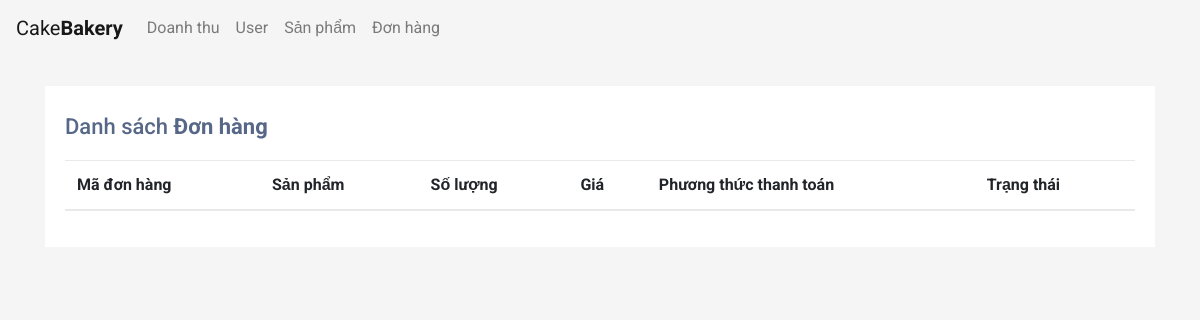
The app's page /admin.php?controller=adminOrder, older data.
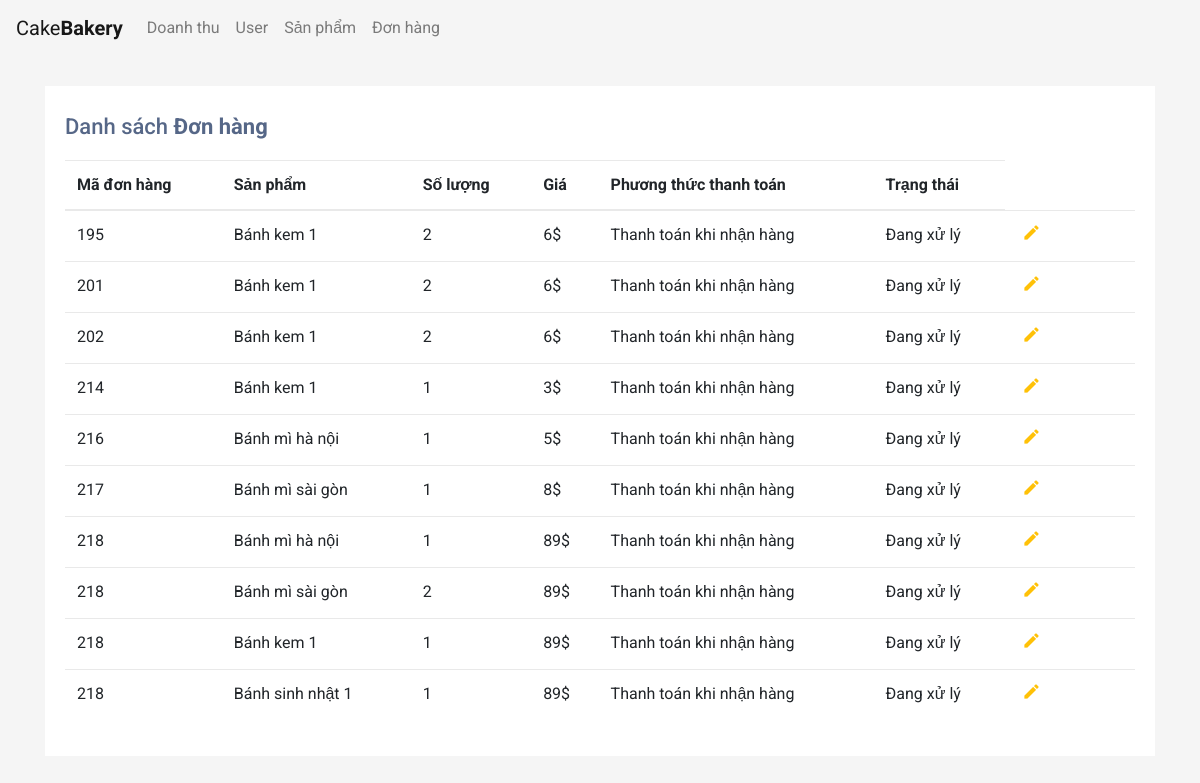
The same page, newer data.
### tables this page shows
CREATE TABLE `orders` (
  `id` int(11) NOT NULL,
  `user_id` int(11) NOT NULL,
  `status` int(11) NOT NULL DEFAULT 1,
  `address` int(11) NOT NULL,
  `cost` float NOT NULL,
  `discount_id` varchar(255) NOT NULL,
  `shipping` int(11) NOT NULL DEFAULT 1
);

CREATE TABLE `products` (
  `id` int(10) UNSIGNED NOT NULL,
  `name` varchar(200) NOT NULL,
  `price` float NOT NULL,
  `image` varchar(255) NOT NULL,
  `category_id` int(11) NOT NULL,
  `created_at` timestamp NOT NULL DEFAULT current_timestamp(),
  `updated_at` timestamp NOT NULL DEFAULT current_timestamp(),
  `description` varchar(255) NOT NULL,
  `quantity` int(11) NOT NULL DEFAULT 1,
  `sold` int(11) NOT NULL DEFAULT 0
);

CREATE TABLE `orderitems` (
  `id` int(11) NOT NULL,
  `order_id` int(11) NOT NULL,
  `product_id` int(11) NOT NULL,
  `quantity` int(11) NOT NULL
);

CREATE TABLE `shippings` (
  `id` int(11) NOT NULL,
  `name` varchar(255) NOT NULL
);

CREATE TABLE `statusorders` (
  `id` int(11) NOT NULL,
  `name` varchar(255) NOT NULL
);

### controllers/BaseController.php (called while the page is built, shortened)
<?php
class BaseController
{
    protected function view($path, $data = [])
    {
        require(self::VIEW_FOLDER_NAME . '/' . str_replace('.', '/', $path) . '.php');
    }
}

### controllers/AdminOrderController.php (called while the page is built, shortened)
<?php
class AdminOrderController extends BaseController
{
    public function __construct()
    {
        $this->orderModel = new OrderModel;
        $this->statusOderModel = new StatusModel;
    }
    public function index()
    {
        $orders = $this->orderModel->getAll();
        $statusorders = $this->statusOderModel->getAll();
        return $this->view('fontend.admin.orders.index', [
            "orders" => $orders,
            "statusorders" => $statusorders
        ]);
    }
}

### admin.php (called while the page is built, shortened)
<?php
require './controllers/BaseController.php';
$actionName = $_REQUEST['action'] ?? 'index';
$objectController = new $controllerName;
$objectController->$actionName();

### models/BaseModel.php (called while the page is built, shortened)
<?php
class BaseModel extends Database
{
    public static  $connect;
    public function __construct()
    {
        self::$connect = $this->connect();
    }
    protected function _query($sql)
    {
        $result = self::$connect->query($sql);
        $data = [];
        if ($result) {
            if ($result->num_rows > 0) {
                while ($row = $result->fetch_assoc()) {
                    array_push($data, $row);
                }
            }
        }
        return [
            "data" => $data,
        ];
    }
}

### models/OrderModel.php (called while the page is built, shortened)
<?php
class OrderModel extends BaseModel
{
    public function getAll($select = ["*"])
    {
        $sql = "SELECT orders.*,orderitems.product_id,orderitems.quantity,statusorders.name as namestatus,products.name as nameproduct, shippings.name as nameshipping FROM orders,orderitems,statusorders,products,shippings WHERE orders.id = orderitems.order_id AND orders.status = statusorders.id AND orderitems.product_id = products.id AND shippings.id = orders.shipping";
        $result = $this->_query($sql);
        return $result;
    }
}

### views/fontend/admin/orders/index.php (the view, shortened to what this page needs)
<!DOCTYPE html>
<html lang="en">
<?php require('views/fontend/common/headAdmin.php') ?>
<body>
    <?php require('views/fontend/common/navbarAdmin.php') ?>
    <div class="container-xl">
        <div class="table-responsive">
            <div class="table-wrapper">
                <div class="table-title">
                    <div class="row">
                        <div class="col-sm-8">
                            <h2>Danh sách <b>Đơn hàng</b></h2>
                        </div>
                    </div>
                </div>
                <table class="table">
                    <thead>
                        <tr>
                            <th scope="col">Mã đơn hàng</th>
                            <th scope="col">Sản phẩm</th>
                            <th scope="col">Số lượng</th>
                            <th scope="col">Giá</th>
                            <th scope="col">Phương thức thanh toán</th>
                            <th scope="col">Trạng thái</th>
                        </tr>
                    </thead>
                    <tbody>
                        <?php if (isset($orders)) {
                            foreach ($orders['data'] as &$value) { ?>
                                <tr>
                                    <td><?= $value['id'] ?></td>
                                    <td><?= $value['nameproduct'] ?></td>
                                    <td><?= $value['quantity'] ?></td>
                                    <td><?= $value['cost'] . "$" ?></td>
                                    <td><?= $value['nameshipping'] ?></td>
                                    <td><?= $value['namestatus'] ?></td>
                                    <td>
                                        <a href="#modeleditstatus" data-toggle="modal" onclick="setIdUpdate(<?= $value['id'] ?>)" class="edit" title="Edit" data-toggle="tooltip"><i class="material-icons">&#xE254;</i></a>
                                    </td>
                            <?php }
                        } ?>
                    </tbody>
                </table>
            </div>
        </div>
    </div>
</body>
</html>

Row changes from the older to the newer data that the page shows:
added orders: id "195", products.name "Bánh kem 1", orderitems.quantity "2", cost "6", shippings.name "Thanh toán khi nhận hàng", statusorders.name "Đang xử lý"
added orders: id "201", products.name "Bánh kem 1", orderitems.quantity "2", cost "6", shippings.name "Thanh toán khi nhận hàng", statusorders.name "Đang xử lý"
added orders: id "202", products.name "Bánh kem 1", orderitems.quantity "2", cost "6", shippings.name "Thanh toán khi nhận hàng", statusorders.name "Đang xử lý"
added orders: id "214", products.name "Bánh kem 1", orderitems.quantity "1", cost "3", shippings.name "Thanh toán khi nhận hàng", statusorders.name "Đang xử lý"
added orders: id "216", products.name "Bánh mì hà nội", orderitems.quantity "1", cost "5", shippings.name "Thanh toán khi nhận hàng", statusorders.name "Đang xử lý"
added orders: id "217", products.name "Bánh mì sài gòn", orderitems.quantity "1", cost "8", shippings.name "Thanh toán khi nhận hàng", statusorders.name "Đang xử lý"
added orders: id "218", products.name "Bánh mì hà nội", orderitems.quantity "1", cost "89", shippings.name "Thanh toán khi nhận hàng", statusorders.name "Đang xử lý", products.name "Bánh mì sài gòn", orderitems.quantity "2", products.name "Bánh kem 1", products.name "Bánh sinh nhật 1"
